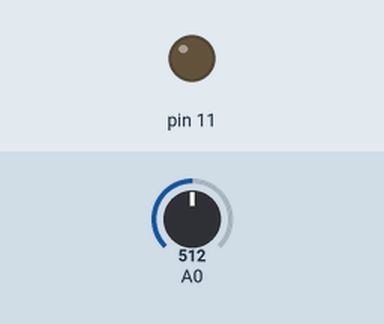
This sketch was run on a simulated Arduino Uno, built with avr-gcc and run on an emulated ATmega328P. Parts: output pins drawn as LEDs (lit = HIGH). The test bench sets the inputs (shaded band); at power-on: A0 = 512.

Above: at 1.2 s.
1.3 s: A0 set to 985
2.8 s: A0 set to 1018
At 4.0 s:
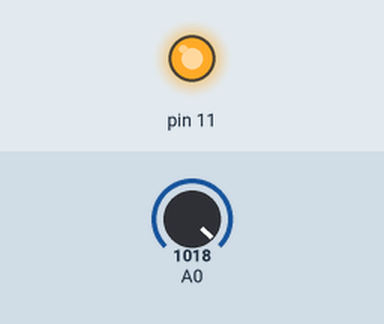
4.3 s: A0 set to 990
At 5.3 s:
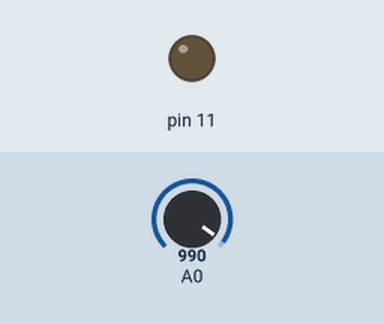
5.8 s: A0 set to 1010
At 6.4 s:
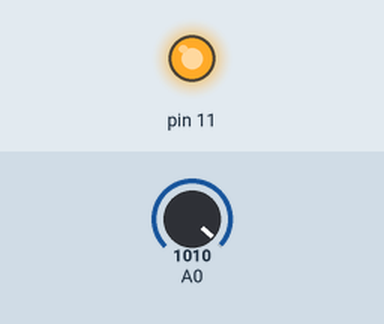
Timing chart, 0 to 8.3 s (numbered marks = the images above; inputs shaded):
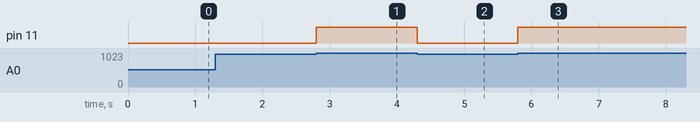

Measured:
- the behaviour switches between 1000 and 1001 on A0 (found by bisection; images 0 and 1)
- after the input at 1.3 s, every drawn part: stays the same
- after the input at 2.8 s, pin 11: LOW → HIGH at once
- after the input at 4.3 s, pin 11: HIGH → LOW at once
- after the input at 5.8 s, pin 11: LOW → HIGH at once

The sketch:

bullshit.ino
```cpp
#define aw analogWrite
#define dw digitalWrite

void setup() {
  // put your setup code here, to run once:
  pinMode(11,OUTPUT);
  //Serial.begin(9600);
}

void loop() {
  // put your main code here, to run repeatedly:
  int val = analogRead(A0);
  //val *= 5; if (val > 5E3) val = 5E3;
  dw(11,(val>1000));
  //delay(100);
}
```
